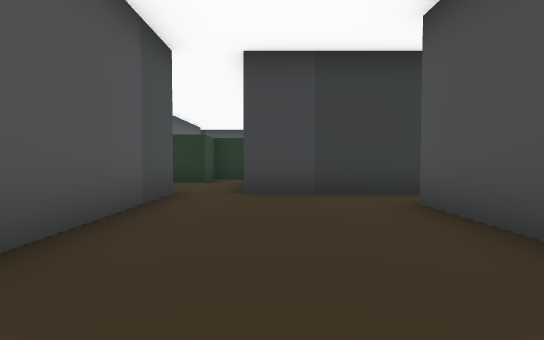
[1] (above)

13 first-person views from a walk through a scene from a Unity 3-D project. The camera is 1.2 m above the floor, tilts 2° down and sees 85° across. The floor is counted in squares, 2 m on a side. Each view is taken from the middle of a square. On the plan, view 1 faces up. The plan holds only what a view shows up to about 9 squares ahead; the rest is blank. The place goes on beyond the plan. The player character is not drawn.

[2]
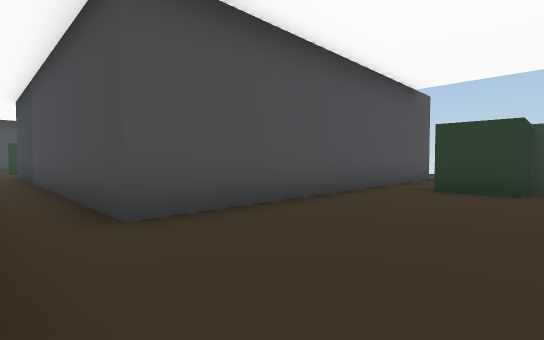

[3]
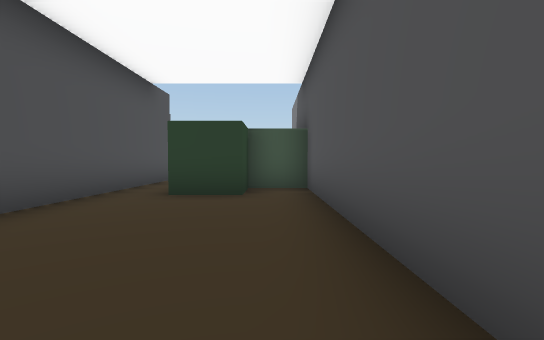

[4]
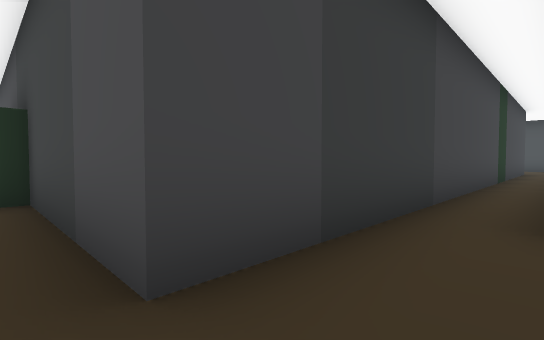

[5]
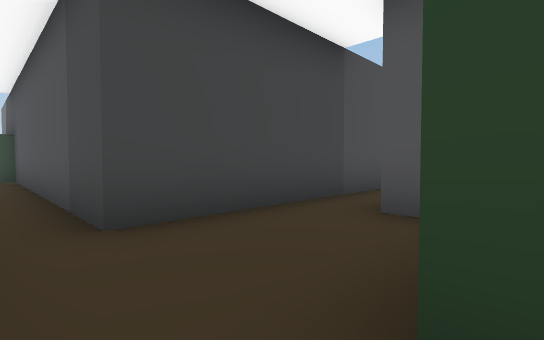

[6]
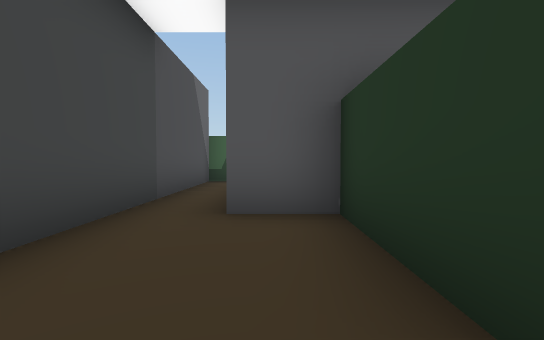

[7]
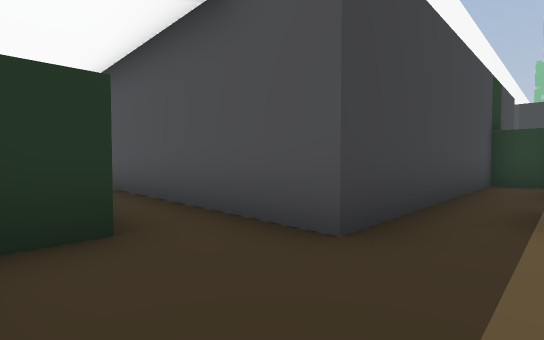

[8]
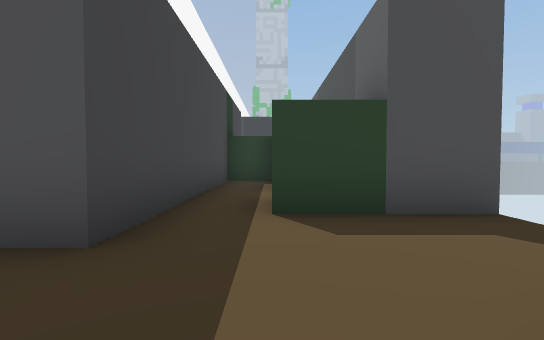

[9]
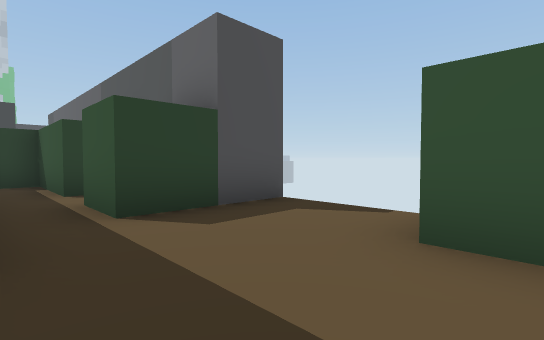

[10]
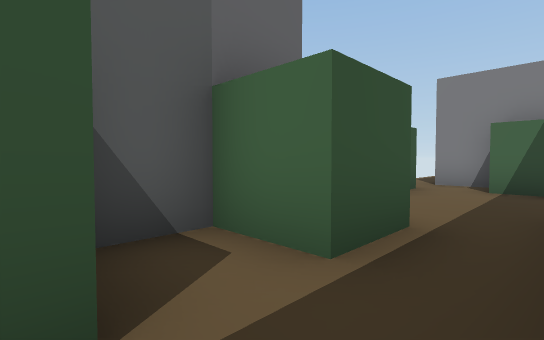

[11]
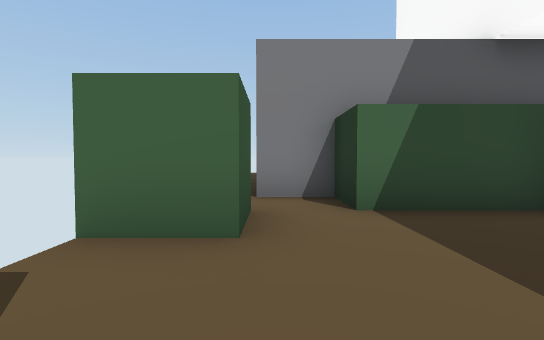

[12]
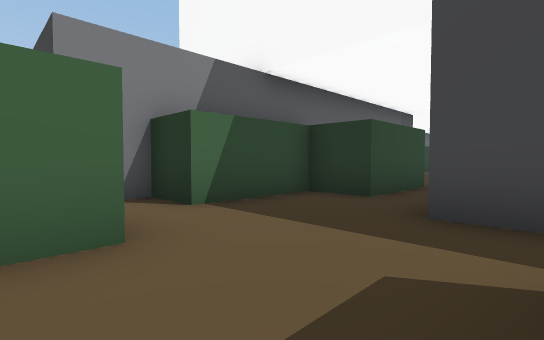

[13]
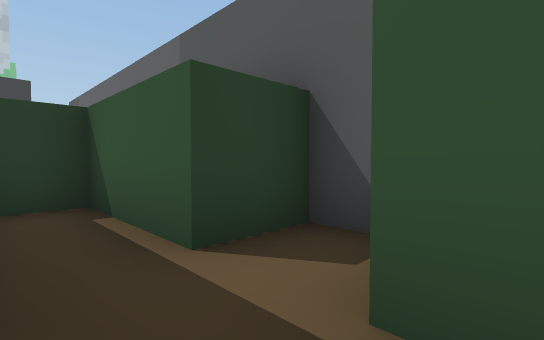

### Floor plan
Points are (right, up) in squares from view 1. A wall is a line through its corners. A room is listed if a view was taken in it or the views show most of it. See-through windows are left out.
Room 1 (views 1, 2, 3, 4)
walls: (-1.8, 5.3) (-1.8, -2.2) (-0.5, -2.2) (-0.5, -1) (0.8, -1); (2, -1.4) (2, 4) (10.8, 4); (10.5, 5.2) (-0.5, 5.2)
ways out: opening at (-1, 6) to room 2; opening at (1, -1) to room 3
Room 2 (views 5, 6)
walls: (-0.5, 5.2) (-0.5, 9) (-1.8, 9) (-1.8, 7.8) (-4.3, 7.8) (-4.3, 6.5); (-6.5, 5.3) (-1.8, 5.3)
ways out: opening at (-1, 6) to room 1
Room 3 (views 7, 8, 9, 10, 11, 12, 13)
walls: (3.2, -8.6) (3.2, -6) (4.5, -6) (4.5, -7.3) (5.7, -7.3) (5.7, -6) (8.2, -6) (8.2, -4.8) (2, -4.8) (2, -1.4); (-0.6, -7.3) (0.8, -7.3) (0.8, -8.5); (0.8, -1) (0.8, -3.5) (-0.5, -3.5) (-0.5, -6) (-1.8, -6) (-1.8, -7.2)
ways out: opening at (1, -1) to room 1

Positions as (right, up) in squares from view 1, and headings:
1: (0, 0), facing up
2: (-1, 5), facing down-right
3: (-1, 4), facing down
4: (-1, 4), facing up-right
5: (-1, 8), facing down-left
6: (-1, 7), facing left
7: (0, -6), facing up-right
8: (0, -6), facing right
9: (0, -5), facing down-right
10: (6, -5), facing down-left
11: (3, -7), facing left
12: (3, -8), facing up-left
13: (4, -5), facing down-right
